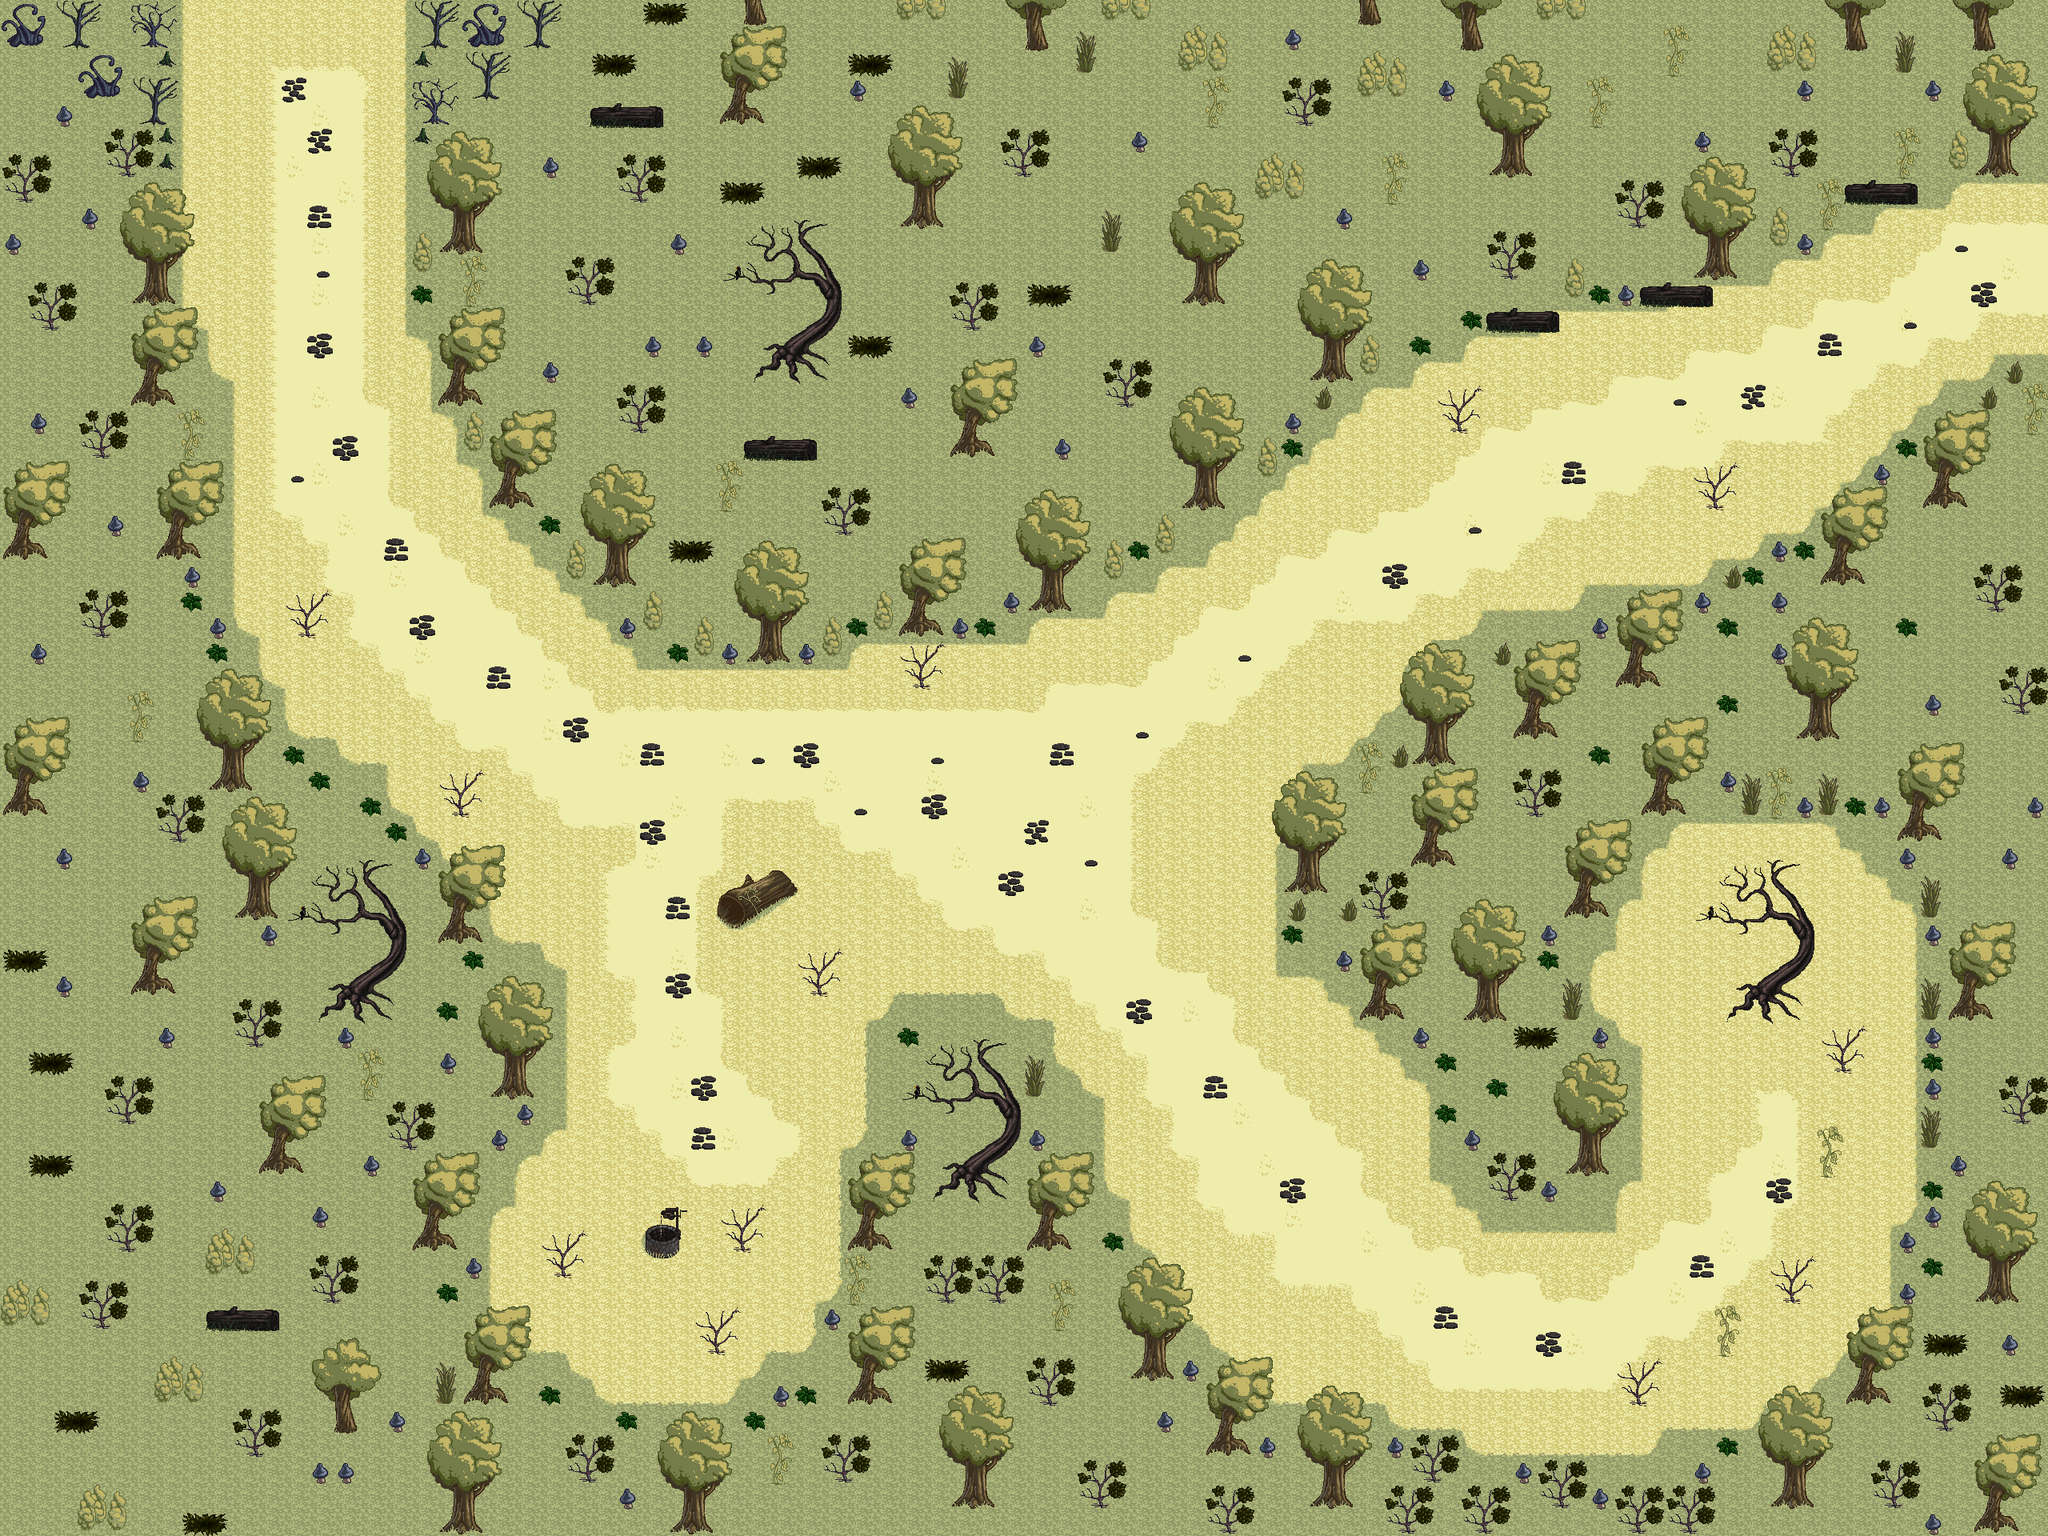

This is a level from a 2D game, rendered from its Tiled map with the project's own tilesets. A one-line summary and the map file follow, with tile-layer data summarised:
An orthogonal 80x60 tile map with 32x32 px tiles, 6 tile layers (Wiese dunkel, Wiese hell, Weg, Steine, ...), 8 tilesets and 4 objects (spsee, sphawe, exsee, exhawe).

<map version="1.0" orientation="orthogonal" renderorder="right-down" width="80" height="60" tilewidth="32" tileheight="32" nextobjectid="8">
 <tileset firstgid="1" name="225835_hyptosis_tile-art-batch-1" tilewidth="32" tileheight="32" tilecount="900" columns="30">
  <image source="../Downloads/hyptosis tiles/225835_hyptosis_tile-art-batch-1.png" width="960" height="960" />
 </tileset>
 <tileset firstgid="901" name="225836_hyptosis_til-art-batch-2" tilewidth="32" tileheight="32" tilecount="900" columns="30">
  <image source="../Downloads/hyptosis tiles/225836_hyptosis_til-art-batch-2.png" width="960" height="960" />
 </tileset>
 <tileset firstgid="1801" name="225837_hyptosis_tile-art-batch-3" tilewidth="32" tileheight="32" tilecount="900" columns="30">
  <image source="../Downloads/hyptosis tiles/225837_hyptosis_tile-art-batch-3.png" width="960" height="960" />
 </tileset>
 <tileset firstgid="2701" name="town" tilewidth="32" tileheight="32" tilecount="256" columns="16">
  <image source="../Downloads/hyptosis tiles/town.png" width="512" height="512" />
 </tileset>
 <tileset firstgid="2957" name="trees" tilewidth="32" tileheight="32" tilecount="256" columns="16">
  <image source="../Downloads/hyptosis tiles/trees.png" width="512" height="512" />
 </tileset>
 <tileset firstgid="3213" name="trees_plants" tilewidth="32" tileheight="32" tilecount="256" columns="16">
  <image source="../Downloads/hyptosis tiles/trees_plants.png" width="512" height="512" />
 </tileset>
 <tileset firstgid="3469" name="trees_plants_rocks" tilewidth="32" tileheight="32" tilecount="256" columns="16">
  <image source="../Downloads/hyptosis tiles/trees_plants_rocks.png" width="512" height="512" />
 </tileset>
 <tileset firstgid="3725" name="Nachtfilter" tilewidth="32" tileheight="32" tilecount="4" columns="2">
  <image source="../Downloads/hyptosis tiles/Nachtfilter.png" width="64" height="64" />
 </tileset>
 <layer name="Wiese dunkel" width="80" height="60">
  <data>[4800 cells, 4800 non-empty, 1 distinct tile ids]</data>
 </layer>
 <layer name="Wiese hell" width="80" height="60">
  <data>[4800 cells, 1787 non-empty, 13 distinct tile ids]</data>
 </layer>
 <layer name="Weg" width="80" height="60">
  <data>[4800 cells, 794 non-empty, 15 distinct tile ids]</data>
 </layer>
 <layer name="Steine" width="80" height="60">
  <data>[4800 cells, 44 non-empty, 4 distinct tile ids]</data>
 </layer>
 <layer name="Collision" width="80" height="60">
  <data>[4800 cells, 1518 non-empty, 120 distinct tile ids]</data>
 </layer>
 <objectgroup name="Spawnpoints">
  <object id="1" name="spsee" x="368" y="32" width="32" height="32" />
  <object id="3" name="sphawe" x="2504" y="320" width="32" height="32" />
 </objectgroup>
 <objectgroup name="Exitpoints">
  <object id="4" name="exsee" x="232" y="-16" width="272.727" height="30.303" />
  <object id="7" name="exhawe" x="2544" y="232" width="39.3939" height="206.061" />
 </objectgroup>
 <layer name="Battle" width="80" height="60">
  <data>[4800 cells, 1150 non-empty, 1 distinct tile ids]</data>
 </layer>
</map>
